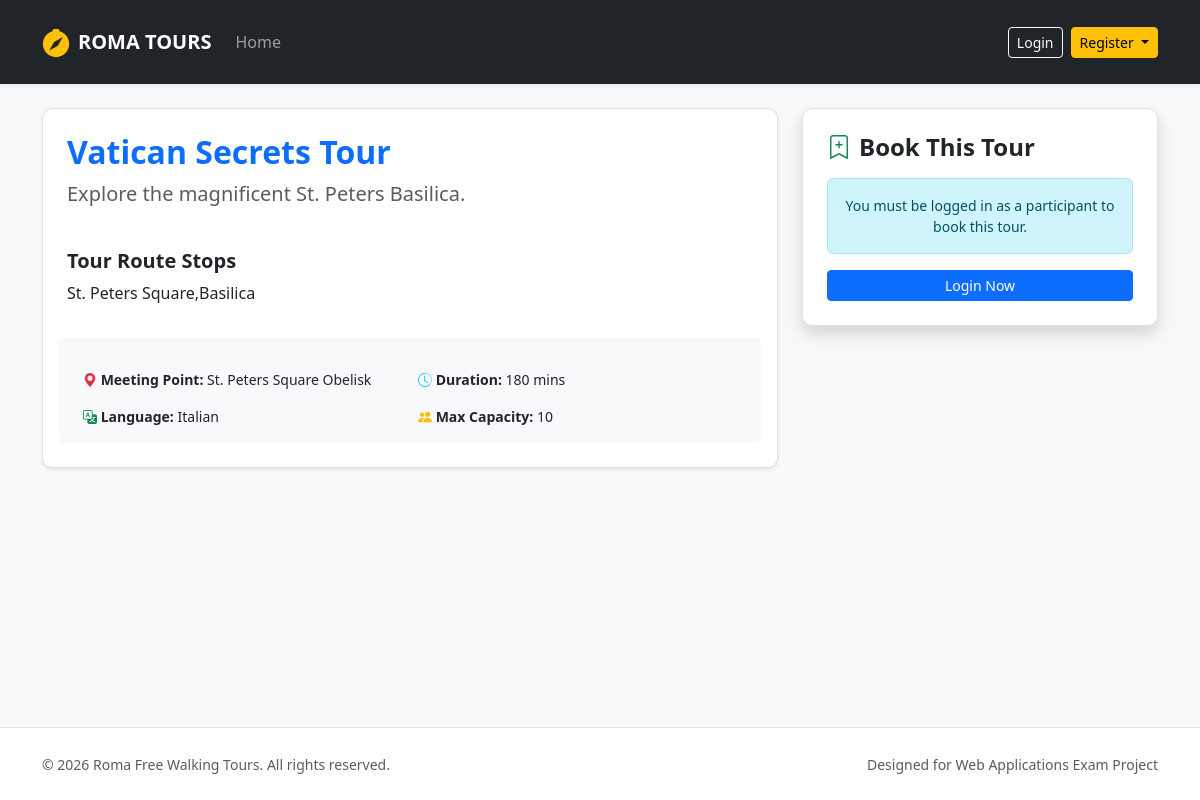
/tour/detail/2, run on an earlier commit of the app's database.
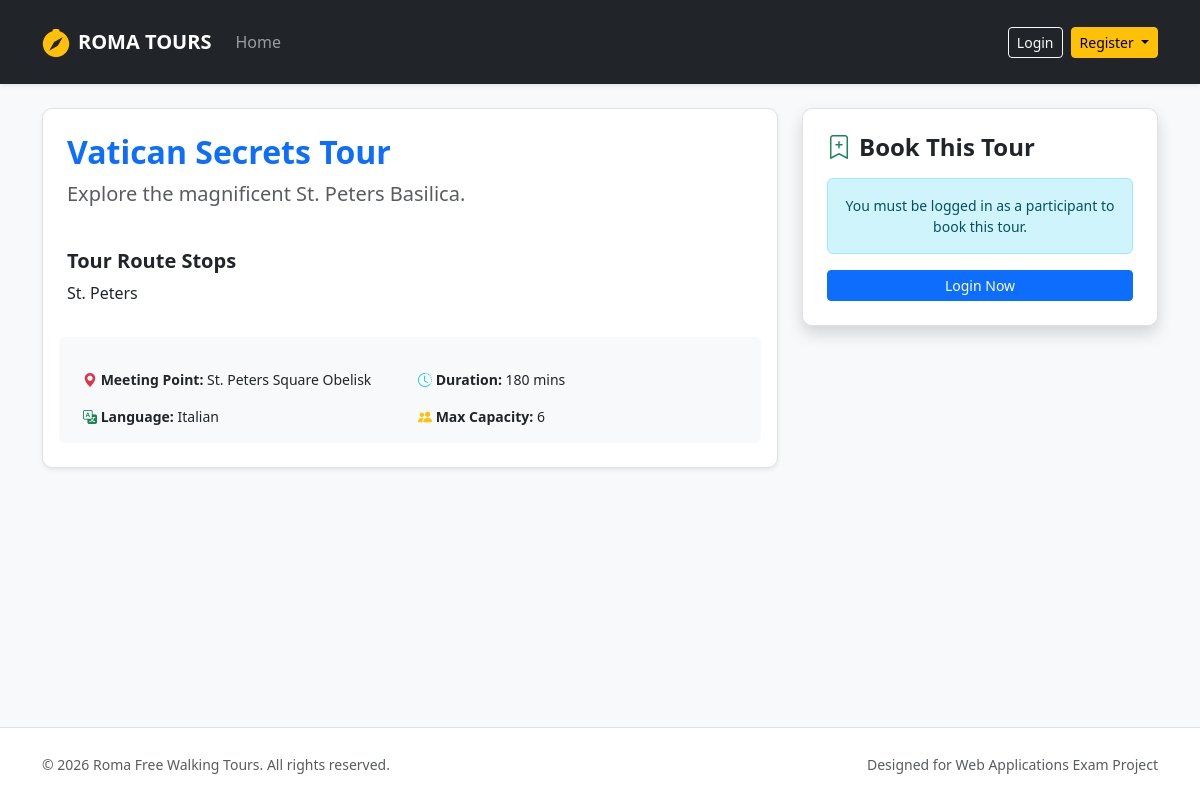
And on a later commit of the database.
### tables this page shows
CREATE TABLE tours (
            id INTEGER PRIMARY KEY AUTOINCREMENT,
            guide_id INTEGER NOT NULL,
            title TEXT NOT NULL,
            meeting_point TEXT NOT NULL,
            duration INTEGER NOT NULL,
            language TEXT NOT NULL,
            max_participants INTEGER NOT NULL,
            description TEXT NOT NULL,
            stops TEXT NOT NULL,
            photos TEXT NOT NULL,
            FOREIGN KEY (guide_id) REFERENCES users(id) ON DELETE CASCADE
        );

### routes/participant_routes.py (the view)
@participant_bp.route("/tour/detail/<int:tour_id>")
def tour_detail(tour_id):
    tour = tours_dao.get_tour_by_id(tour_id)
    if not tour:
        flash("Tour not found.", "danger")
        return redirect(url_for("home"))
    return render_template("tour_detail.html", tour=tour)

### dao/tours_dao.py (called while the page is built)
def get_tour_by_id(p_tour_id):
    query = "SELECT * FROM tours WHERE id = ?"
    import sqlite3
    conn = sqlite3.connect("roma_tours.db")
    conn.row_factory = sqlite3.Row
    cursor = conn.cursor()
    cursor.execute(query, (p_tour_id,))
    tour = cursor.fetchone()
    conn.commit()
    cursor.close()
    conn.close()
    return tour

### templates/tour_detail.html (shortened to what this page needs)
{% extends 'base.html' %}
{% block content %}
<div class="col-md-8">
  <div class="card shadow-sm border p-4 mb-4">
    <h2 class="text-primary fw-bold">{{ tour.title }}</h2>
    <p class="lead text-muted">{{ tour.description }}</p>
    <h5 class="mt-4 fw-bold">Tour Route Stops</h5>
    <p>{{ tour.stops }}</p>
    <div class="row g-3 mt-3 bg-light p-3 rounded small">
      <div class="col-6"><strong><i class="bi bi-geo-alt-fill text-danger"></i> Meeting Point:</strong> {{ tour.meeting_point }}</div>
      <div class="col-6"><strong><i class="bi bi-clock-history text-info"></i> Duration:</strong> {{ tour.duration }} mins</div>
      <div class="col-6"><strong><i class="bi bi-translate text-success"></i> Language:</strong> {{ tour.language }}</div>
      <div class="col-6"><strong><i class="bi bi-people-fill text-warning"></i> Max Capacity:</strong> {{ tour.max_participants }}</div>
    </div>
  </div>
</div>
<div class="col-md-4">
  <div class="card shadow border p-4">
    <h4 class="fw-bold mb-3"><i class="bi bi-bookmark-plus text-success me-2"></i>Book This Tour</h4>
    {% if current_user.is_authenticated and current_user.role == 'participant' %}
    <form action="{{ url_for('participant.book_tour', tour_id=tour.id) }}" method="POST">
      <div class="mb-3">
        <label for="txt_date" class="form-label small fw-bold">Choose Date</label>
        <input type="date" class="form-control" name="txt_date" id="txt_date" required>
      </div>
      <div class="mb-3">
        <label for="txt_count" class="form-label small fw-bold">Additional Guests (Max 3)</label>
        <select class="form-select" name="txt_count" id="txt_count">
          <option value="0">Just Me (0 extra)</option>
          <option value="1">+1 Guest</option>
          <option value="2">+2 Guests</option>
          <option value="3">+3 Guests</option>
        </select>
      </div>
      <div class="mb-4">
        <label for="txt_names" class="form-label small fw-bold">Guest Names (Comma separated)</label>
        <input type="text" class="form-control" name="txt_names" id="txt_names" placeholder="e.g. Jane Doe, Bob Smith">
      </div>
      <button type="submit" class="btn btn-success w-100 py-2 fw-bold shadow-sm">Confirm Booking</button>
    </form>
    {% elif current_user.is_authenticated %}
      <div class="alert alert-warning small text-center">Only logged-in participants can make a booking.</div>
    {% else %}
      <div class="alert alert-info small text-center mb-3">You must be logged in as a participant to book this tour.</div>
      <a href="{{ url_for('auth.login') }}" class="btn btn-primary w-100 btn-sm">Login Now</a>
    {% endif %}
  </div>
</div>
{% endblock %}

### templates/base.html (shortened to what this page needs)
<!DOCTYPE html>
<html lang="en">
<head>
  <link href="https://cdn.jsdelivr.net/npm/bootstrap@5.3.2/dist/css/bootstrap.min.css" rel="stylesheet">
  <link rel="stylesheet" href="https://cdn.jsdelivr.net/npm/bootstrap-icons@1.11.3/font/bootstrap-icons.min.css">
  <link rel="stylesheet" href="{{ url_for('static', filename='css/styles.css') }}">
</head>
<body class="d-flex flex-column min-vh-100">
  <nav class="navbar navbar-expand-lg navbar-dark bg-dark shadow-sm py-3 mb-4">
    <div class="container">
      <a class="navbar-brand d-flex align-items-center fw-bold text-uppercase tracking-wider" href="{{ url_for('home') }}">
        <i class="bi bi-compass-fill me-2 text-warning fs-3"></i> Roma Tours
      </a>
      <div class="collapse navbar-collapse" id="mainNav">
        <ul class="navbar-nav me-auto mb-2 mb-lg-0">
          <li class="nav-item">
            <a class="nav-link {% if request.endpoint == 'home' %}active{% endif %}" href="{{ url_for('home') }}">Home</a>
          </li>
        </ul>
        <div class="d-flex align-items-center gap-2">
          {% if current_user.is_authenticated %}
            <span class="text-light me-2 small">
              <i class="bi bi-user-circle me-1 text-warning"></i> {{ current_user.name }} ({{ current_user.role }})
            </span>
            {% if current_user.role == 'administrator' %}
              <a href="{{ url_for('auth.profile_admin') }}" class="btn btn-outline-warning btn-sm">Admin Dashboard</a>
            {% elif current_user.role == 'guide' %}
              <a href="{{ url_for('auth.profile_guide') }}" class="btn btn-outline-warning btn-sm">Guide Profile</a>
            {% else %}
              <a href="{{ url_for('auth.profile_participant') }}" class="btn btn-outline-warning btn-sm">My Bookings</a>
            {% endif %}
            <a href="{{ url_for('auth.logout') }}" class="btn btn-danger btn-sm">Logout</a>
          {% else %}
            <a href="{{ url_for('auth.login') }}" class="btn btn-outline-light btn-sm">Login</a>
            <div class="dropdown">
              <button class="btn btn-warning btn-sm dropdown-toggle" type="button" data-bs-toggle="dropdown">
                Register
              </button>
            </div>
          {% endif %}
        </div>
      </div>
    </div>
  </nav>
  <div class="container flex-grow-1">
    <div class="row g-4">
      {% block content %}
      {% endblock %}
    </div>
  </div>
  <footer class="mt-auto border-top bg-white">
    <div class="container py-4">
      <div class="row align-items-center">
        <div class="col-12 col-md-6 text-center text-md-start">
          <span class="text-body-secondary small">© 2026 Roma Free Walking Tours. All rights reserved.</span>
        </div>
        <div class="col-12 col-md-6 text-center text-md-end mt-2 mt-md-0">
          <span class="text-muted small">Designed for Web Applications Exam Project</span>
        </div>
      </div>
    </div>
  </footer>
</body>
</html>

### static/css/styles.css (style rules this page uses)
body { background-color: #f8f9fa; font-family: 'Segoe UI', Tahoma, Geneva, Verdana, sans-serif; }
.card { border: none; border-radius: 10px; transition: transform 0.2s ease, box-shadow 0.2s ease; }
footer { background-color: #ffffff; }

What changed in the data, as far as the page shows it:
changed tours "Vatican Secrets Tour": stops "St. Peters Square,Basilica" → "St. Peters"; max_participants "10" → "6"
